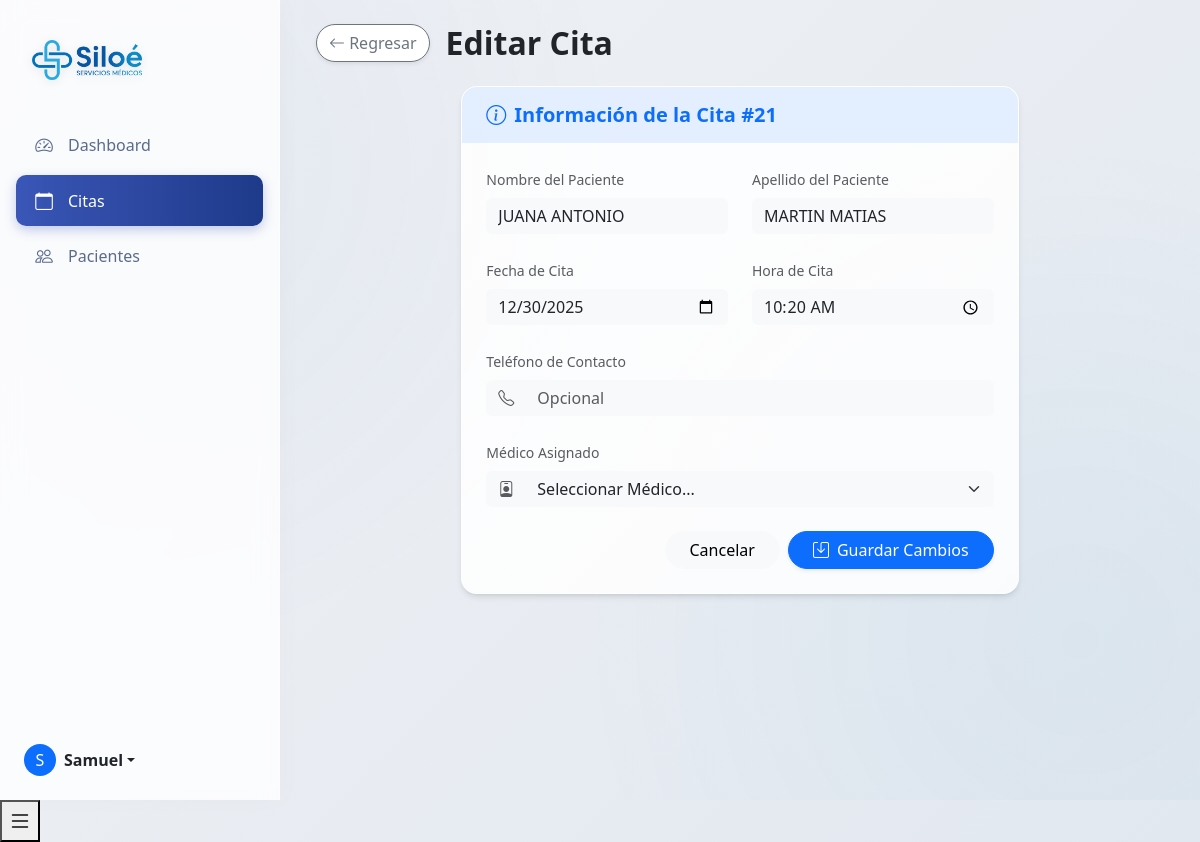
/php/appointments/edit_appointment.php?id=84 (signed in), run on the app's committed database.
### tables this page shows
CREATE TABLE `citas` (
  `id_cita` int NOT NULL,
  `nombre_pac` varchar(50) NOT NULL,
  `apellido_pac` varchar(50) NOT NULL,
  `num_cita` int NOT NULL,
  `fecha_cita` date NOT NULL,
  `hora_cita` time NOT NULL,
  `telefono` varchar(20) DEFAULT NULL,
  `historial_id` int DEFAULT NULL,
  `id_doctor` int DEFAULT NULL
);

### php/appointments/edit_appointment.php (the view, shortened to what this page needs)
<?php
$id_cita = $_GET['id'];
$database = new Database();
$conn = $database->getConnection();
try {
    $stmt = $conn->prepare("SELECT * FROM citas WHERE id_cita = :id_cita");
    $stmt->bindParam(':id_cita', $id_cita);
    $stmt->execute();
    $appointment = $stmt->fetch(PDO::FETCH_ASSOC);
} catch (Exception $e) {
    die("Error: " . $e->getMessage());
}
include_once '../../includes/header.php';
?>
<link rel="stylesheet" href="../../assets/css/dashboard-reengineered.css">
<link rel="stylesheet" href="https://cdnjs.cloudflare.com/ajax/libs/animate.css/4.1.1/animate.min.css">
<div class="dashboard-wrapper">
    <div class="sidebar-glass p-3 d-flex flex-column">
        <div class="brand-section">
            <div class="d-flex align-items-center mb-3 mb-md-0 me-md-auto text-decoration-none">
                <img src="../../assets/img/siloe.png" alt="Logo" style="height: 40px; margin-right: 15px; filter: drop-shadow(0 2px 4px rgba(0,0,0,0.1));">
            </div>
        </div>
        <ul class="nav nav-pills flex-column mb-auto">
            <li class="nav-item">
                <a href="../dashboard/index.php" class="nav-link">
                    <i class="bi bi-speedometer2"></i> Dashboard
                </a>
            </li>
            <li>
                <a href="index.php" class="nav-link active">
                    <i class="bi bi-calendar"></i> Citas
                </a>
            </li>
            <li>
                <a href="../patients/index.php" class="nav-link">
                    <i class="bi bi-people"></i> Pacientes
                </a>
            </li>
        </ul>
        <div class="mt-auto">
            <div class="dropdown">
                <a href="#" class="d-flex align-items-center text-decoration-none dropdown-toggle p-2 rounded hover-effect" id="dropdownUser1" data-bs-toggle="dropdown" aria-expanded="false" style="color: var(--text-color);">
                    <div class="avatar-circle me-2 bg-primary text-white d-flex align-items-center justify-content-center rounded-circle" style="width: 32px; height: 32px;">
                        <?php echo strtoupper(substr($_SESSION['nombre'], 0, 1)); ?>
                    </div>
                    <strong><?php echo htmlspecialchars($_SESSION['nombre']); ?></strong>
                </a>
            </div>
        </div>
    </div>
    <div class="main-content-glass">
        <div class="container-fluid">
            <div class="d-flex justify-content-between align-items-center mb-4 animate__animated animate__fadeInDown">
                <div class="d-flex align-items-center">
                    <a href="index.php" class="btn btn-outline-secondary rounded-pill me-3 shadow-sm bg-white">
                        <i class="bi bi-arrow-left"></i> Regresar
                    </a>
                    <h2 class="fw-bold text-dark mb-0">Editar Cita</h2>
                </div>
            </div>
            <div class="row justify-content-center">
                <div class="col-lg-8 animate__animated animate__fadeInUp animate__delay-1s">
                    <div class="card-glass p-0">
                        <div class="card-header-glass border-0 bg-primary bg-opacity-10 py-3">
                            <h5 class="mb-0 text-primary fw-bold"><i class="bi bi-info-circle me-2"></i>Información de la Cita #<?php echo $appointment['num_cita']; ?></h5>
                        </div>
                        <div class="card-body p-4">
                            <form action="edit_appointment.php?id=<?php echo $id_cita; ?>" method="POST">
                                <div class="row g-4">
                                    <div class="col-md-6">
                                        <label for="nombre_pac" class="form-label text-sm text-muted">Nombre del Paciente</label>
                                        <input type="text" class="form-control bg-light border-0" id="nombre_pac" name="nombre_pac" value="<?php echo htmlspecialchars($appointment['nombre_pac']); ?>" required>
                                    </div>
                                    <div class="col-md-6">
                                        <label for="apellido_pac" class="form-label text-sm text-muted">Apellido del Paciente</label>
                                        <input type="text" class="form-control bg-light border-0" id="apellido_pac" name="apellido_pac" value="<?php echo htmlspecialchars($appointment['apellido_pac']); ?>" required>
                                    </div>
                                    <div class="col-md-6">
                                        <label for="fecha_cita" class="form-label text-sm text-muted">Fecha de Cita</label>
                                        <input type="date" class="form-control bg-light border-0" id="fecha_cita" name="fecha_cita" value="<?php echo htmlspecialchars($appointment['fecha_cita']); ?>" required>
                                    </div>
                                    <div class="col-md-6">
                                        <label for="hora_cita" class="form-label text-sm text-muted">Hora de Cita</label>
                                        <input type="time" class="form-control bg-light border-0" id="hora_cita" name="hora_cita" value="<?php echo htmlspecialchars($appointment['hora_cita']); ?>" required>
                                    </div>
                                    <div class="col-md-12">
                                        <label for="telefono" class="form-label text-sm text-muted">Teléfono de Contacto</label>
                                        <div class="input-group">
                                            <span class="input-group-text border-0 bg-light text-muted"><i class="bi bi-telephone"></i></span>
                                            <input type="tel" class="form-control bg-light border-0 border-start-0" id="telefono" name="telefono" value="<?php echo htmlspecialchars($appointment['telefono'] ?? ''); ?>" placeholder="Opcional">
                                        </div>
                                    </div>
                                    <div class="col-md-12">
                                        <label for="id_doctor" class="form-label text-sm text-muted">Médico Asignado</label>
                                        <div class="input-group">
                                            <span class="input-group-text border-0 bg-light text-muted"><i class="bi bi-person-badge"></i></span>
                                            <select class="form-select bg-light border-0 border-start-0" id="id_doctor" name="id_doctor" required>
                                                <option value="">Seleccionar Médico...</option>
                                            </select>
                                        </div>
                                    </div>
                                    <div class="col-12 mt-4">
                                        <div class="d-flex gap-2 justify-content-end">
                                            <a href="index.php" class="btn btn-light rounded-pill px-4">Cancelar</a>
                                            <button type="submit" class="btn btn-primary rounded-pill px-4 shadow-sm">
                                                <i class="bi bi-save me-2"></i>Guardar Cambios
                                            </button>
                                        </div>
                                    </div>
                                </div>
                            </form>
                        </div>
                    </div>
                </div>
            </div>
        </div>
    </div>
</div>
<button class="mobile-nav-toggle" id="sidebarToggle">
    <i class="bi bi-list fs-4"></i>
</button>
<?php include_once '../../includes/footer.php'; ?>

### assets/css/dashboard-reengineered.css (style rules this page uses)
:root { --dash-primary: #3a56b7; --dash-secondary: #1e3a8a; --dash-accent: #2a9cc8; --dash-success: #1cc88a; --dash-warning: #f6c23e; --dash-info: #36b9cc; --dash-danger: #e74a3b; --dash-dark: #2d3748; --dash-light: #f8f9fc; --dash-glass-bg: rgba(255, 255, 255, 0.85); --dash-glass-border: 1px solid rgba(255, 255, 255, 0.4); --dash-shadow-soft: 0 4px 6px -1px rgba(0, 0, 0, 0.1), 0 2px 4px -1px rgba(0, 0, 0, 0.06); --dash-shadow-hover: 0 10px 15px -3px rgba(0, 0, 0, 0.1), 0 4px 6px -2px rgba(0, 0, 0, 0.05); }
body { background: linear-gradient(135deg, #f0f2f5 0%, #e2e8f0 100%); min-height: 100vh; }
body::before { content: ''; position: fixed; top: 0; left: 0; width: 100vw; height: 100vh; background: radial-gradient(circle at 10% 20%, rgba(58, 86, 183, 0.05) 0%, rgba(0, 0, 0, 0) 40%), radial-gradient(circle at 90% 80%, rgba(42, 156, 200, 0.05) 0%, rgba(0, 0, 0, 0) 40%); z-index: -1; pointer-events: none; }
.dashboard-wrapper { display: flex; min-height: 100vh; overflow-x: hidden; }
.sidebar-glass { width: 280px; background: rgba(255, 255, 255, 0.8) !important; backdrop-filter: blur(12px); -webkit-backdrop-filter: blur(12px); border-right: var(--dash-glass-border); height: 100vh; position: fixed; top: 0; left: 0; z-index: 1000; overflow-y: auto; transition: all 0.3s ease; box-shadow: 4px 0 24px rgba(0, 0, 0, 0.02); }
.sidebar-glass .nav-link { color: #5a6b8c; border-radius: 10px; margin-bottom: 5px; padding: 12px 16px; font-weight: 500; transition: all 0.2s ease; display: flex; align-items: center; }
.sidebar-glass .nav-link.active { background: linear-gradient(90deg, var(--dash-primary), var(--dash-secondary)) !important; color: white !important; box-shadow: 0 4px 12px rgba(58, 86, 183, 0.3); }
.sidebar-glass .nav-link i { font-size: 1.1rem; width: 24px; text-align: center; margin-right: 12px !important; }
.brand-section { padding: 1.5rem 1rem; margin-bottom: 1rem; }
.main-content-glass { flex-grow: 1; margin-left: 280px; padding: 1.5rem; transition: all 0.3s cubic-bezier(0.4, 0, 0.2, 1); }
.card-glass { background: var(--dash-glass-bg); backdrop-filter: blur(10px); -webkit-backdrop-filter: blur(10px); border: var(--dash-glass-border); border-radius: 16px; box-shadow: var(--dash-shadow-soft); transition: all 0.3s cubic-bezier(0.4, 0, 0.2, 1); overflow: hidden; margin-bottom: 1.5rem; }
.card-header-glass { background: rgba(248, 249, 252, 0.5); border-bottom: 1px solid rgba(0, 0, 0, 0.05); padding: 1rem 1.5rem; font-weight: 600; display: flex; align-items: center; justify-content: space-between; }
h1, h2, h3, h4, h5, h6 { color: var(--dash-dark); font-weight: 700; }
.text-sm { font-size: 0.875rem; }
.animate-fade-in-up { animation: fadeInUp 0.6s cubic-bezier(0.2, 0.8, 0.2, 1) forwards; }

### includes/header.php (style rules this page uses)
.bi::before { font-family: 'Bootstrap Icons', sans-serif; }

### data on the page
citas: num_cita "21", nombre_pac "JUANA ANTONIO", apellido_pac "MARTIN MATIAS", fecha_cita "12/30/2025", hora_cita "10:20:00"

### other printed values
substr($_SESSION['nombre'], 0, 1) "S"
$_SESSION['nombre'] "Samuel"
